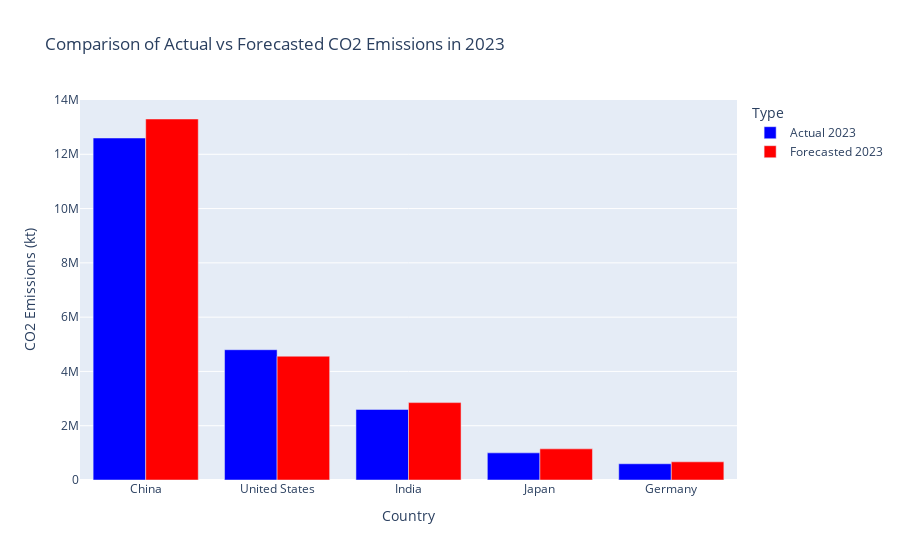

The cell this chart's notebook holds for it:
### Code cell
# Actual values for CO2 emissions in 2023 from the internet
actual_values_2023 = {
    'China': 12600000,  # 12,600,000 kt
    'United States': 4800000,  # 4,800,000 kt
    'India': 2600000,  # 2,600,000 kt
    'Japan': 1000000,  # 1,000,000 kt
    'Germany': 598000  # 598,000 kt
}

# Forecasted values for CO2 emissions in 2023 from the regression model (from your image)
forecasted_values_2023 = {
    'China': 13300317.08,
    'United States': 4561420.56,
    'India': 2850810.73,
    'Japan': 1146744.60,
    'Germany': 669211.06
}

# Countries
countries = list(actual_values_2023.keys())

# Create the plot
fig = go.Figure()

# Add actual values as a bar
fig.add_trace(go.Bar(
    x=countries,
    y=[actual_values_2023[country] for country in countries],
    name='Actual 2023',
    marker_color='blue'
))

# Add forecasted values as a bar
fig.add_trace(go.Bar(
    x=countries,
    y=[forecasted_values_2023[country] for country in countries],
    name='Forecasted 2023',
    marker_color='red'
))

# Update the layout of the plot
fig.update_layout(
    title='Comparison of Actual vs Forecasted CO2 Emissions in 2023',
    xaxis_title='Country',
    yaxis_title='CO2 Emissions (kt)',
    barmode='group',  # Group the bars side by side
    legend_title='Type'
    
)

# Show the plot
fig.show()

### Figure 1 — Plotly figure (JSON) as saved in the notebook; plotly's stock layout.template omitted (floating-point values rounded to 4 significant figures)
{"data": [{"marker": {"color": "blue"}, "name": "Actual 2023", "type": "bar", "x": ["China", "United States", "India", "Japan", "Germany"], "y": [12600000, 4800000, 2600000, 1000000, 598000]}, {"marker": {"color": "red"}, "name": "Forecasted 2023", "type": "bar", "x": ["China", "United States", "India", "Japan", "Germany"], "y": [13300000.0, 4561000.0, 2851000.0, 1147000.0, 669200.0]}], "layout": {"barmode": "group", "legend": {"title": {"text": "Type"}}, "title": {"text": "Comparison of Actual vs Forecasted CO2 Emissions in 2023"}, "xaxis": {"title": {"text": "Country"}}, "yaxis": {"title": {"text": "CO2 Emissions (kt)"}}}}
